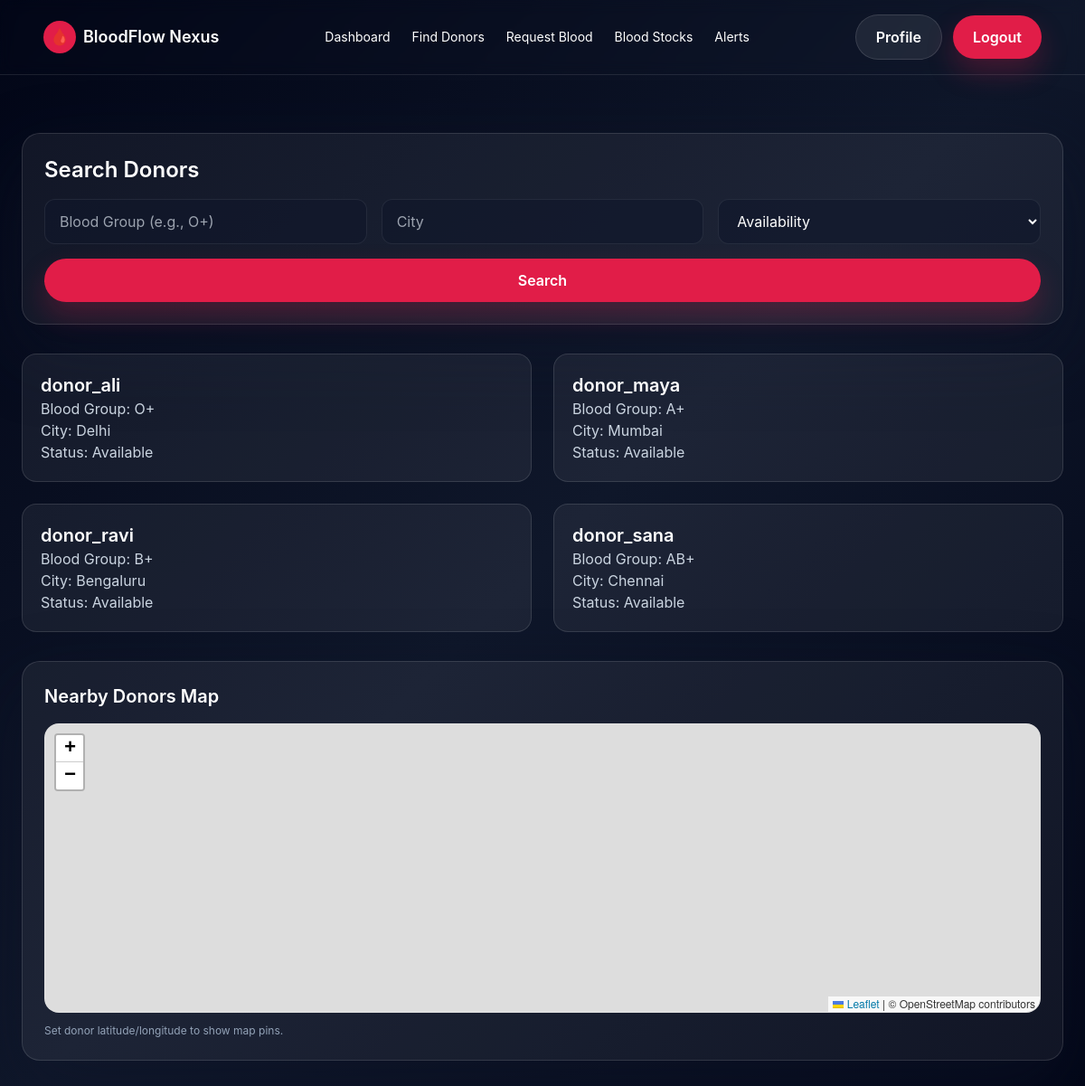
Page /donors/search/ (signed in) on the committed database.
### donors/models.py (models this page shows, shortened)
class DonorProfile(models.Model):
	BLOOD_GROUPS = [
		('A+', 'A+'), ('A-', 'A-'),
		('B+', 'B+'), ('B-', 'B-'),
		('AB+', 'AB+'), ('AB-', 'AB-'),
		('O+', 'O+'), ('O-', 'O-'),
	]
	user = models.OneToOneField(settings.AUTH_USER_MODEL, on_delete=models.CASCADE, related_name='donor_profile')
	blood_group = models.CharField(max_length=3, choices=BLOOD_GROUPS)
	age = models.PositiveIntegerField()
	weight = models.PositiveIntegerField()
	health_condition = models.CharField(max_length=255, blank=True)
	last_donation_date = models.DateField(null=True, blank=True)
	is_available = models.BooleanField(default=True)
	latitude = models.DecimalField(max_digits=9, decimal_places=6, null=True, blank=True)
	longitude = models.DecimalField(max_digits=9, decimal_places=6, null=True, blank=True)

### accounts/models.py (models this page shows, shortened)
class User(AbstractUser):
	class Roles(models.TextChoices):
		DONOR = 'donor', 'Donor'
		RECEIVER = 'receiver', 'Blood Receiver'
		HOSPITAL = 'hospital', 'Hospital/Blood Bank'
		ADMIN = 'admin', 'Admin'
	role = models.CharField(max_length=20, choices=Roles.choices, default=Roles.DONOR)
	phone = models.CharField(max_length=20, blank=True)
	city = models.CharField(max_length=120, blank=True)
	state = models.CharField(max_length=120, blank=True)
	address = models.CharField(max_length=255, blank=True)

### donors/views.py (the view)
# urls.py: path('search/', views.donor_search, name='search'),
@login_required
def donor_search(request):
	qs = DonorProfile.objects.select_related('user').all()
	blood_group = request.GET.get('blood_group')
	city = request.GET.get('city')
	availability = request.GET.get('availability')
	if blood_group:
		qs = qs.filter(blood_group=blood_group)
	if city:
		qs = qs.filter(user__city__icontains=city)
	if availability in {'available', 'not_available'}:
		qs = qs.filter(is_available=(availability == 'available'))
	donor_points = [
		{
			'name': donor.user.username,
			'blood_group': donor.blood_group,
			'city': donor.user.city,
			'lat': float(donor.latitude),
			'lng': float(donor.longitude),
		}
		for donor in qs
		if donor.latitude is not None and donor.longitude is not None
	]
	return render(
		request,
		'donors/search.html',
		{
			'donors': qs,
			'donor_points': json.dumps(donor_points),
		},
	)

### templates/donors/search.html (shortened to what this page needs)
{% extends 'base.html' %}
{% block extra_head %}
<link
  rel="stylesheet"
  href="https://unpkg.com/leaflet@1.9.4/dist/leaflet.css"
/>
{% endblock %}
{% block content %}
<section class="px-6 py-16">
  <div class="max-w-6xl mx-auto space-y-8">
    <div class="glass-card p-6">
      <h2 class="text-2xl font-semibold mb-4">Search Donors</h2>
      <form method="get" class="grid md:grid-cols-3 gap-4">
        <input
          name="blood_group"
          class="input"
          placeholder="Blood Group (e.g., O+)"
        />
        <input name="city" class="input" placeholder="City" />
        <select name="availability" class="input">
          <option value="">Availability</option>
        </select>
        <button class="btn-primary md:col-span-3">Search</button>
      </form>
    </div>
    <div class="grid md:grid-cols-2 gap-6">
      {% for donor in donors %}
      <div class="feature-card">
        <h3 class="text-xl font-semibold">{{ donor.user.username }}</h3>
        <p class="text-slate-300">Blood Group: {{ donor.blood_group }}</p>
        <p class="text-slate-300">City: {{ donor.user.city }}</p>
        <p class="text-slate-300">
          Status: {{ donor.is_available|yesno:'Available,Not Available' }}
        </p>
      </div>
      {% empty %}
      <p class="text-slate-400">No donors found. Try adjusting filters.</p>
      {% endfor %}
    </div>
    <div class="glass-card p-6">
      <h3 class="text-xl font-semibold mb-4">Nearby Donors Map</h3>
      <div id="donorMap" class="h-80 rounded-2xl border border-white/10"></div>
      <p class="text-xs text-slate-400 mt-3">
        Set donor latitude/longitude to show map pins.
      </p>
    </div>
  </div>
</section>
{% endblock %}

### templates/base.html (shortened to what this page needs)
{% load static %}
<!doctype html>
<html lang="en">
  <head>
    <script src="https://cdn.tailwindcss.com"></script>
    <link rel="stylesheet" href="{% static 'css/style.css' %}" />
    {% block extra_head %}{% endblock %}
  </head>
  <body class="bg-slate-950 text-white">
    <div
      class="min-h-screen bg-gradient-to-br from-slate-950 via-slate-900 to-slate-950"
    >
      <nav class="sticky top-0 z-40 backdrop-blur border-b border-white/10">
        <div
          class="max-w-6xl mx-auto flex items-center justify-between px-6 py-4"
        >
          <a href="/" class="flex items-center gap-2 font-semibold text-lg">
            <span
              class="inline-flex h-9 w-9 items-center justify-center rounded-full bg-primary"
              >🩸</span
            >
            BloodFlow Nexus
          </a>
          <div class="hidden md:flex items-center gap-6 text-sm">
            <a href="{% url 'dashboard:home' %}" class="hover:text-primary"
              >Dashboard</a
            >
            <a href="{% url 'donors:search' %}" class="hover:text-primary"
              >Find Donors</a
            >
            <a href="{% url 'requests_app:create' %}" class="hover:text-primary"
              >Request Blood</a
            >
            <a href="{% url 'hospitals:stocks' %}" class="hover:text-primary"
              >Blood Stocks</a
            >
            <a href="{% url 'notifications:inbox' %}" class="hover:text-primary"
              >Alerts</a
            >
          </div>
          <div class="flex items-center gap-3">
            {% if user.is_authenticated %}
            <a href="{% url 'accounts:profile' %}" class="btn-secondary"
              >Profile</a
            >
            <form method="post" action="{% url 'accounts:logout' %}">
              <button type="submit" class="btn-primary">Logout</button>
            </form>
            {% else %}
            <a href="{% url 'accounts:login' %}" class="btn-secondary">Login</a>
            <a href="{% url 'accounts:register' %}" class="btn-primary"
              >Get Started</a
            >
            {% endif %}
          </div>
        </div>
      </nav>
       {% block content %}{% endblock %}
    </div>
  </body>
</html>

### static/css/style.css (style rules this page uses)
:root { --glass: rgba(255, 255, 255, 0.06); --stroke: rgba(255, 255, 255, 0.12); }
body { font-family: "Inter", system-ui, -apple-system, sans-serif; }
.glass-card { background: var(--glass); border: 1px solid var(--stroke); border-radius: 20px; box-shadow: 0 30px 80px rgba(15, 23, 42, 0.45); }
.feature-card, .stat-card { background: var(--glass); border: 1px solid var(--stroke); border-radius: 16px; padding: 20px; transition: transform 0.3s ease, border-color 0.3s ease, box-shadow 0.3s ease; }
.btn-primary, .btn-secondary { display: inline-flex; align-items: center; justify-content: center; padding: 12px 22px; border-radius: 999px; font-weight: 600; transition: all 0.3s ease; }
.btn-primary { background: #e11d48; color: #fff; box-shadow: 0 15px 30px rgba(225, 29, 72, 0.25); }
.btn-secondary { background: rgba(255, 255, 255, 0.08); color: #fff; border: 1px solid rgba(255, 255, 255, 0.12); }
.input { width: 100%; background: rgba(15, 23, 42, 0.6); border: 1px solid rgba(255, 255, 255, 0.08); padding: 12px 16px; border-radius: 12px; color: #fff; }
input, select, textarea { width: 100%; background: rgba(15, 23, 42, 0.6); border: 1px solid rgba(255, 255, 255, 0.08); padding: 12px 16px; border-radius: 12px; color: #fff; }

### rows in the picture
DonorProfile: user.username "donor_ali", blood_group "O+", user.city "Delhi", is_available "Available"
DonorProfile: user.username "donor_maya", blood_group "A+", user.city "Mumbai", is_available "Available"
DonorProfile: user.username "donor_ravi", blood_group "B+", user.city "Bengaluru", is_available "Available"
DonorProfile: user.username "donor_sana", blood_group "AB+", user.city "Chennai", is_available "Available"
